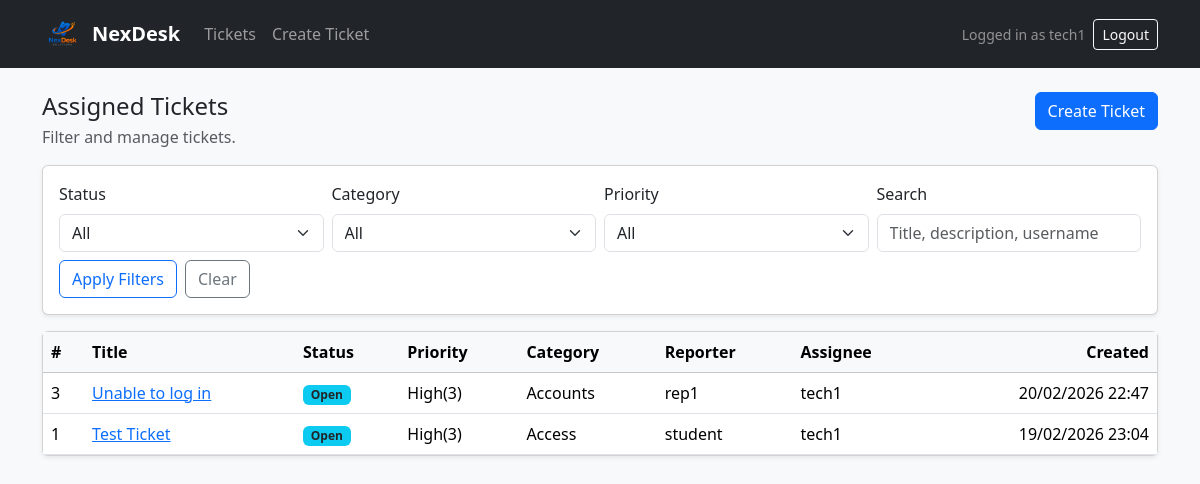
The page /tickets/ (signed in) on the database its author committed.
### tickets/models.py (models this page shows, shortened)
class Ticket(models.Model):
    title = models.CharField(max_length=120)
    description = models.TextField()
    status = models.CharField(
        max_length=20,
        choices=TicketStatus.choices,
        default=TicketStatus.NEW,
    )
    created_at = models.DateTimeField(default=timezone.now)
    updated_at = models.DateTimeField(auto_now=True)
    assigned_at = models.DateTimeField(null=True, blank=True)
    reporter = models.ForeignKey(
        settings.AUTH_USER_MODEL,
        on_delete=models.PROTECT,
        related_name="reported_tickets",
    )
    assignee = models.ForeignKey(
        settings.AUTH_USER_MODEL,
        on_delete=models.PROTECT,
        null=True,
        blank=True,
        related_name="assigned_tickets",
    )
    category = models.ForeignKey(Category, on_delete=models.PROTECT)
    priority = models.ForeignKey(Priority, on_delete=models.PROTECT)

class Priority(models.Model):
    name = models.CharField(max_length=20, unique=True)  # Low/Medium/High/Critical
    rank = models.PositiveIntegerField(default=1)

class Category(models.Model):
    name = models.CharField(max_length=80, unique=True)
    is_active = models.BooleanField(default=True)

### tickets/views.py (the view, shortened to what this page needs)
# urls.py: path("", views.ticket_list, name="home"),
@login_required
def ticket_list(request):
    qs = Ticket.objects.select_related("reporter", "assignee", "category", "priority").order_by("-created_at")
    if user_has_role(request.user, RoleName.ADMIN):
        base_qs = qs
        list_title = "All Tickets"
    elif user_has_role(request.user, RoleName.TECHNICIAN):
        base_qs = qs.filter(assignee=request.user)
        list_title = "Assigned Tickets"
    else:
        base_qs = qs.filter(reporter=request.user)
        list_title = "My Tickets"
    status = request.GET.get("status", "").strip()
    category = request.GET.get("category", "").strip()
    priority = request.GET.get("priority", "").strip()
    q = request.GET.get("q", "").strip()
    if status:
        base_qs = base_qs.filter(status=status)
    if category:
        base_qs = base_qs.filter(category_id=category)
    if priority:
        base_qs = base_qs.filter(priority_id=priority)
    context = {
        "tickets": base_qs,
        "title": list_title,
        "filters": {"status": status, "category": category, "priority": priority, "q": q},
        "categories": Category.objects.filter(is_active=True).order_by("name"),
        "priorities": Priority.objects.all().order_by("rank", "name"),
        "statuses": TicketStatus.choices,
    }
    return render(request, "tickets/ticket_list.html", context)

### tickets/models.py (called while the page is built)
def user_has_role(user, role_name: str) -> bool:
    if getattr(user, "is_superuser", False) and role_name == RoleName.ADMIN:
        return True
    return hasattr(user, "user_role") and user.user_role.role.role_name == role_name

### tickets/templates/tickets/ticket_list.html (shortened to what this page needs)
{% extends "tickets/base.html" %}
{% block content %}
<div class="d-flex align-items-start justify-content-between flex-wrap gap-2 mb-3">
  <div>
    <h1 class="h4 mb-1">{{ title }}</h1>
    <div class="text-muted">Filter and manage tickets.</div>
  </div>
  <a class="btn btn-primary" href="{% url 'ticket_create' %}">Create Ticket</a>
</div>
<form class="card shadow-sm mb-3" method="get">
  <div class="card-body">
    <div class="row g-2 align-items-end">
      <div class="col-12 col-md-3">
        <label class="form-label">Status</label>
        <select class="form-select" name="status">
          <option value="">All</option>
        </select>
      </div>
      <div class="col-12 col-md-3">
        <label class="form-label">Category</label>
        <select class="form-select" name="category">
          <option value="">All</option>
        </select>
      </div>
      <div class="col-12 col-md-3">
        <label class="form-label">Priority</label>
        <select class="form-select" name="priority">
          <option value="">All</option>
        </select>
      </div>
      <div class="col-12 col-md-3">
        <label class="form-label">Search</label>
        <input class="form-control" type="text" name="q" value="{{ filters.q }}" placeholder="Title, description, username">
      </div>
      <div class="col-12 d-flex gap-2 mt-2">
        <button class="btn btn-outline-primary" type="submit">Apply Filters</button>
        <a class="btn btn-outline-secondary" href="{% url 'ticket_list' %}">Clear</a>
      </div>
    </div>
  </div>
</form>
<div class="card shadow-sm">
  <div class="card-body p-0">
    <div class="table-responsive">
      <table class="table table-hover mb-0 align-middle">
        <thead class="table-light">
          <tr>
            <th>#</th>
            <th>Title</th>
            <th>Status</th>
            <th>Priority</th>
            <th>Category</th>
            <th>Reporter</th>
            <th>Assignee</th>
            <th class="text-end">Created</th>
          </tr>
        </thead>
        <tbody>
          {% for t in tickets %}
            <tr>
              <td>{{ t.id }}</td>
              <td><a href="{% url 'ticket_detail' t.id %}">{{ t.title }}</a></td>
              <td><span class="badge bg-info text-dark">{{ t.status }}</span></td>
              <td>{{ t.priority.name }}</td>
              <td>{{ t.category.name }}</td>
              <td>{{ t.reporter.username }}</td>
              <td>{{ t.assignee.username|default:"Unassigned" }}</td>
              <td class="text-end">{{ t.created_at|date:"d/m/Y H:i" }}</td>
            </tr>
          {% empty %}
            <tr>
              <td colspan="8" class="text-center p-4 text-muted">No tickets found.</td>
            </tr>
          {% endfor %}
        </tbody>
      </table>
    </div>
  </div>
</div>
{% endblock %}

### tickets/templates/tickets/base.html (shortened to what this page needs)
{% load static %}
<!doctype html>
<html lang="en">
<head>
  <link href="https://cdn.jsdelivr.net/npm/bootstrap@5.3.3/dist/css/bootstrap.min.css" rel="stylesheet">
</head>
<body class="bg-light">
<nav class="navbar navbar-expand-lg navbar-dark bg-dark">
  <div class="container">
<a class="navbar-brand d-flex align-items-center gap-2" href="{% url 'ticket_list' %}">
  <img src="{% static 'images/logo.png' %}"
       alt="NexDesk Solutions logo"
       style="height: 42px; width: auto;">
  <span class="fw-semibold">NexDesk</span>
</a>
    <div class="collapse navbar-collapse" id="nav">
      <ul class="navbar-nav me-auto">
        <li class="nav-item">
          <a class="nav-link" href="{% url 'ticket_list' %}">Tickets</a>
        </li>
        <li class="nav-item">
          <a class="nav-link" href="{% url 'ticket_create' %}">Create Ticket</a>
        </li>
      </ul>
      <div class="d-flex align-items-center gap-2">
        {% if user.is_authenticated %}
          <span class="text-white-50 small">
            Logged in as {{ user.username }}
          </span>
          <form method="post" action="{% url 'logout' %}" class="d-inline">
            <button type="submit" class="btn btn-outline-light btn-sm">
              Logout
            </button>
          </form>
        {% else %}
          <a class="btn btn-outline-light btn-sm"
             href="{% url 'login' %}">
             Login
          </a>
        {% endif %}
      </div>
    </div>
  </div>
</nav>
<main class="container py-4">
  {% block content %}{% endblock %}
</main>
</body>
</html>

### rows shown on the page
Ticket: id "3", title "Unable to log in", status "Open", priority.name "High(3)", category.name "Accounts", reporter.username "rep1", assignee.username "tech1", created_at "20/02/2026 22:47"
Ticket: id "1", title "Test Ticket", status "Open", priority.name "High(3)", category.name "Access", reporter.username "student", assignee.username "tech1", created_at "19/02/2026 23:04"

### other values the page prints
{{ user.username }} "tech1"
{{ title }} "Assigned Tickets"
